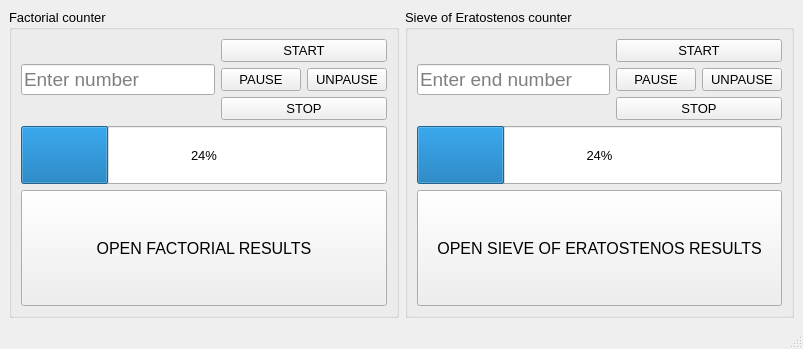
<?xml version="1.0" encoding="UTF-8"?>
<ui version="4.0">
 <class>MainWindow</class>
 <widget class="QMainWindow" name="MainWindow">
  <property name="geometry">
   <rect>
    <x>0</x>
    <y>0</y>
    <width>803</width>
    <height>349</height>
   </rect>
  </property>
  <property name="sizePolicy">
   <sizepolicy hsizetype="Minimum" vsizetype="Preferred">
    <horstretch>0</horstretch>
    <verstretch>0</verstretch>
   </sizepolicy>
  </property>
  <property name="windowTitle">
   <string>MainWindow</string>
  </property>
  <widget class="QWidget" name="centralwidget">
   <layout class="QHBoxLayout" name="horizontalLayout">
    <item>
     <layout class="QGridLayout" name="gridLayout_3">
      <item row="0" column="1">
       <widget class="QGroupBox" name="groupBox_2">
        <property name="font">
         <font>
          <pointsize>10</pointsize>
         </font>
        </property>
        <property name="title">
         <string>Sieve of Eratostenos counter</string>
        </property>
        <layout class="QVBoxLayout" name="verticalLayout_2">
         <item>
          <layout class="QGridLayout" name="gridLayout_5">
           <item row="1" column="1">
            <widget class="QPushButton" name="pauseEratostenosButton">
             <property name="text">
              <string>PAUSE</string>
             </property>
            </widget>
           </item>
           <item row="1" column="2">
            <widget class="QPushButton" name="unpauseEratostenosButton">
             <property name="text">
              <string>UNPAUSE</string>
             </property>
            </widget>
           </item>
           <item row="0" column="1" colspan="2">
            <widget class="QPushButton" name="startEratostenosButton">
             <property name="text">
              <string>START</string>
             </property>
            </widget>
           </item>
           <item row="0" column="0" rowspan="3">
            <widget class="QLineEdit" name="eratostenosLineEdit">
             <property name="font">
              <font>
               <pointsize>14</pointsize>
              </font>
             </property>
             <property name="placeholderText">
              <string>Enter end number</string>
             </property>
            </widget>
           </item>
           <item row="2" column="1" colspan="2">
            <widget class="QPushButton" name="stopEratostenosButton">
             <property name="text">
              <string>STOP</string>
             </property>
            </widget>
           </item>
           <item row="6" column="0" rowspan="2" colspan="3">
            <widget class="QPushButton" name="resultsEratostenosButton">
             <property name="sizePolicy">
              <sizepolicy hsizetype="Minimum" vsizetype="MinimumExpanding">
               <horstretch>0</horstretch>
               <verstretch>0</verstretch>
              </sizepolicy>
             </property>
             <property name="font">
              <font>
               <pointsize>12</pointsize>
               <weight>50</weight>
               <bold>false</bold>
              </font>
             </property>
             <property name="text">
              <string>OPEN SIEVE OF ERATOSTENOS RESULTS</string>
             </property>
            </widget>
           </item>
           <item row="3" column="0" colspan="3">
            <widget class="QProgressBar" name="eratostenosProgressBar">
             <property name="sizePolicy">
              <sizepolicy hsizetype="Expanding" vsizetype="Minimum">
               <horstretch>0</horstretch>
               <verstretch>0</verstretch>
              </sizepolicy>
             </property>
             <property name="value">
              <number>24</number>
             </property>
            </widget>
           </item>
          </layout>
         </item>
        </layout>
       </widget>
      </item>
      <item row="0" column="0">
       <widget class="QGroupBox" name="groupBox">
        <property name="sizePolicy">
         <sizepolicy hsizetype="Minimum" vsizetype="Preferred">
          <horstretch>0</horstretch>
          <verstretch>0</verstretch>
         </sizepolicy>
        </property>
        <property name="minimumSize">
         <size>
          <width>0</width>
          <height>0</height>
         </size>
        </property>
        <property name="font">
         <font>
          <pointsize>10</pointsize>
         </font>
        </property>
        <property name="title">
         <string>Factorial counter</string>
        </property>
        <layout class="QVBoxLayout" name="verticalLayout">
         <item>
          <layout class="QGridLayout" name="gridLayout_4">
           <item row="2" column="1" colspan="2">
            <widget class="QPushButton" name="stopFactorialButton">
             <property name="text">
              <string>STOP</string>
             </property>
            </widget>
           </item>
           <item row="1" column="2">
            <widget class="QPushButton" name="unpauseFactorialButton">
             <property name="text">
              <string>UNPAUSE</string>
             </property>
            </widget>
           </item>
           <item row="0" column="0" rowspan="3">
            <widget class="QLineEdit" name="factorialLineEdit">
             <property name="font">
              <font>
               <pointsize>14</pointsize>
              </font>
             </property>
             <property name="placeholderText">
              <string>Enter number</string>
             </property>
            </widget>
           </item>
           <item row="1" column="1">
            <widget class="QPushButton" name="pauseFactorialButton">
             <property name="text">
              <string>PAUSE</string>
             </property>
            </widget>
           </item>
           <item row="0" column="1" colspan="2">
            <widget class="QPushButton" name="startFactorialButton">
             <property name="text">
              <string>START</string>
             </property>
            </widget>
           </item>
           <item row="3" column="0" colspan="3">
            <widget class="QProgressBar" name="factorialProgressBar">
             <property name="sizePolicy">
              <sizepolicy hsizetype="Expanding" vsizetype="Minimum">
               <horstretch>0</horstretch>
               <verstretch>0</verstretch>
              </sizepolicy>
             </property>
             <property name="value">
              <number>24</number>
             </property>
            </widget>
           </item>
           <item row="10" column="0" rowspan="2" colspan="3">
            <widget class="QPushButton" name="resultsFactorialButton">
             <property name="sizePolicy">
              <sizepolicy hsizetype="Minimum" vsizetype="MinimumExpanding">
               <horstretch>0</horstretch>
               <verstretch>0</verstretch>
              </sizepolicy>
             </property>
             <property name="font">
              <font>
               <pointsize>12</pointsize>
               <italic>false</italic>
               <strikeout>false</strikeout>
              </font>
             </property>
             <property name="text">
              <string>OPEN FACTORIAL RESULTS</string>
             </property>
            </widget>
           </item>
          </layout>
         </item>
        </layout>
       </widget>
      </item>
     </layout>
    </item>
   </layout>
  </widget>
  <widget class="QMenuBar" name="menubar">
   <property name="geometry">
    <rect>
     <x>0</x>
     <y>0</y>
     <width>803</width>
     <height>21</height>
    </rect>
   </property>
  </widget>
  <widget class="QStatusBar" name="statusbar"/>
 </widget>
 <resources/>
 <connections/>
</ui>
